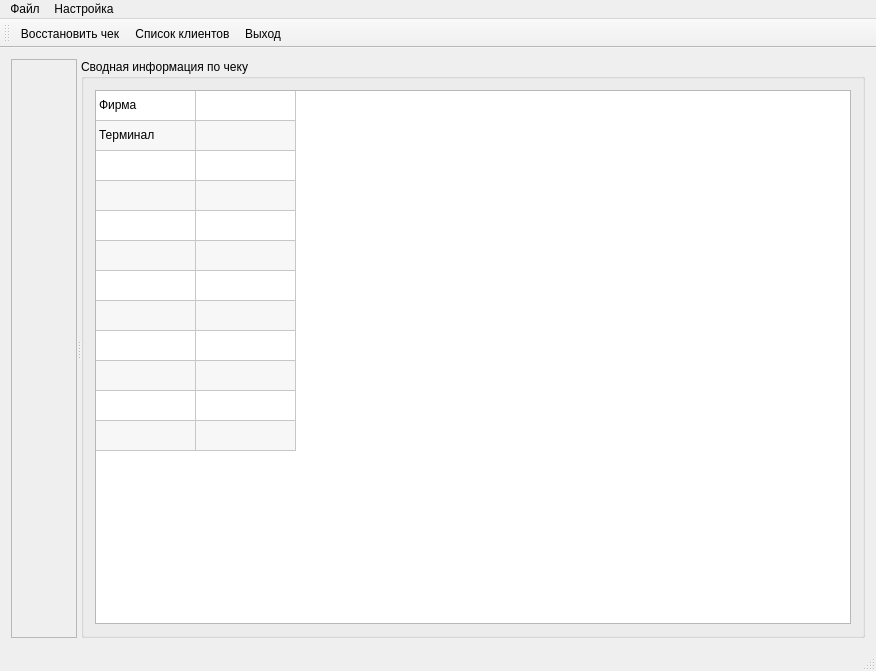
<?xml version="1.0" encoding="UTF-8"?>
<ui version="4.0">
 <class>MainWindow</class>
 <widget class="QMainWindow" name="MainWindow">
  <property name="geometry">
   <rect>
    <x>0</x>
    <y>0</y>
    <width>876</width>
    <height>671</height>
   </rect>
  </property>
  <property name="windowTitle">
   <string>Мастер восстановления чеков</string>
  </property>
  <property name="windowIcon">
   <iconset resource="resource.qrc">
    <normaloff>:/Icons/logo128.png</normaloff>:/Icons/logo128.png</iconset>
  </property>
  <property name="documentMode">
   <bool>true</bool>
  </property>
  <widget class="QWidget" name="centralWidget">
   <layout class="QGridLayout" name="gridLayout_2">
    <item row="0" column="0">
     <widget class="QSplitter" name="splitter">
      <property name="orientation">
       <enum>Qt::Horizontal</enum>
      </property>
      <widget class="QFrame" name="verticalFrame">
       <property name="frameShape">
        <enum>QFrame::StyledPanel</enum>
       </property>
       <layout class="QVBoxLayout" name="verticalLayout"/>
      </widget>
      <widget class="QGroupBox" name="groupBox">
       <property name="title">
        <string>Сводная информация по чеку</string>
       </property>
       <layout class="QGridLayout" name="gridLayout">
        <item row="0" column="0">
         <widget class="QTableWidget" name="tableWidget">
          <property name="editTriggers">
           <set>QAbstractItemView::NoEditTriggers</set>
          </property>
          <property name="alternatingRowColors">
           <bool>true</bool>
          </property>
          <property name="selectionMode">
           <enum>QAbstractItemView::SingleSelection</enum>
          </property>
          <property name="selectionBehavior">
           <enum>QAbstractItemView::SelectRows</enum>
          </property>
          <property name="rowCount">
           <number>12</number>
          </property>
          <property name="columnCount">
           <number>2</number>
          </property>
          <attribute name="horizontalHeaderVisible">
           <bool>false</bool>
          </attribute>
          <attribute name="verticalHeaderVisible">
           <bool>false</bool>
          </attribute>
          <row/>
          <row/>
          <row/>
          <row/>
          <row/>
          <row/>
          <row/>
          <row/>
          <row/>
          <row/>
          <row/>
          <row/>
          <column/>
          <column/>
          <item row="0" column="0">
           <property name="text">
            <string>Фирма</string>
           </property>
          </item>
          <item row="1" column="0">
           <property name="text">
            <string>Терминал</string>
           </property>
          </item>
         </widget>
        </item>
       </layout>
      </widget>
     </widget>
    </item>
   </layout>
  </widget>
  <widget class="QMenuBar" name="menuBar">
   <property name="geometry">
    <rect>
     <x>0</x>
     <y>0</y>
     <width>876</width>
     <height>21</height>
    </rect>
   </property>
   <widget class="QMenu" name="menu">
    <property name="title">
     <string>Файл</string>
    </property>
    <addaction name="action"/>
    <addaction name="separator"/>
    <addaction name="actionExit"/>
   </widget>
   <widget class="QMenu" name="menu_2">
    <property name="title">
     <string>Настройка</string>
    </property>
    <addaction name="actionClientsList"/>
   </widget>
   <addaction name="menu"/>
   <addaction name="menu_2"/>
  </widget>
  <widget class="QToolBar" name="mainToolBar">
   <attribute name="toolBarArea">
    <enum>TopToolBarArea</enum>
   </attribute>
   <attribute name="toolBarBreak">
    <bool>false</bool>
   </attribute>
   <addaction name="action"/>
   <addaction name="actionClientsList"/>
   <addaction name="actionExit"/>
  </widget>
  <widget class="QStatusBar" name="statusBar"/>
  <action name="actionExit">
   <property name="icon">
    <iconset resource="resource.qrc">
     <normaloff>:/Icons/application-exit.png</normaloff>:/Icons/application-exit.png</iconset>
   </property>
   <property name="text">
    <string>Выход</string>
   </property>
   <property name="shortcut">
    <string>Ctrl+Q</string>
   </property>
  </action>
  <action name="actionClientsList">
   <property name="icon">
    <iconset resource="resource.qrc">
     <normaloff>:/Icons/list.png</normaloff>:/Icons/list.png</iconset>
   </property>
   <property name="text">
    <string>Список клиентов</string>
   </property>
  </action>
  <action name="action">
   <property name="icon">
    <iconset resource="resource.qrc">
     <normaloff>:/Icons/new.png</normaloff>:/Icons/new.png</iconset>
   </property>
   <property name="text">
    <string>Восстановить чек</string>
   </property>
   <property name="shortcut">
    <string>Ctrl+N</string>
   </property>
  </action>
 </widget>
 <layoutdefault spacing="6" margin="11"/>
 <resources>
  <include location="resource.qrc"/>
 </resources>
 <connections/>
</ui>
